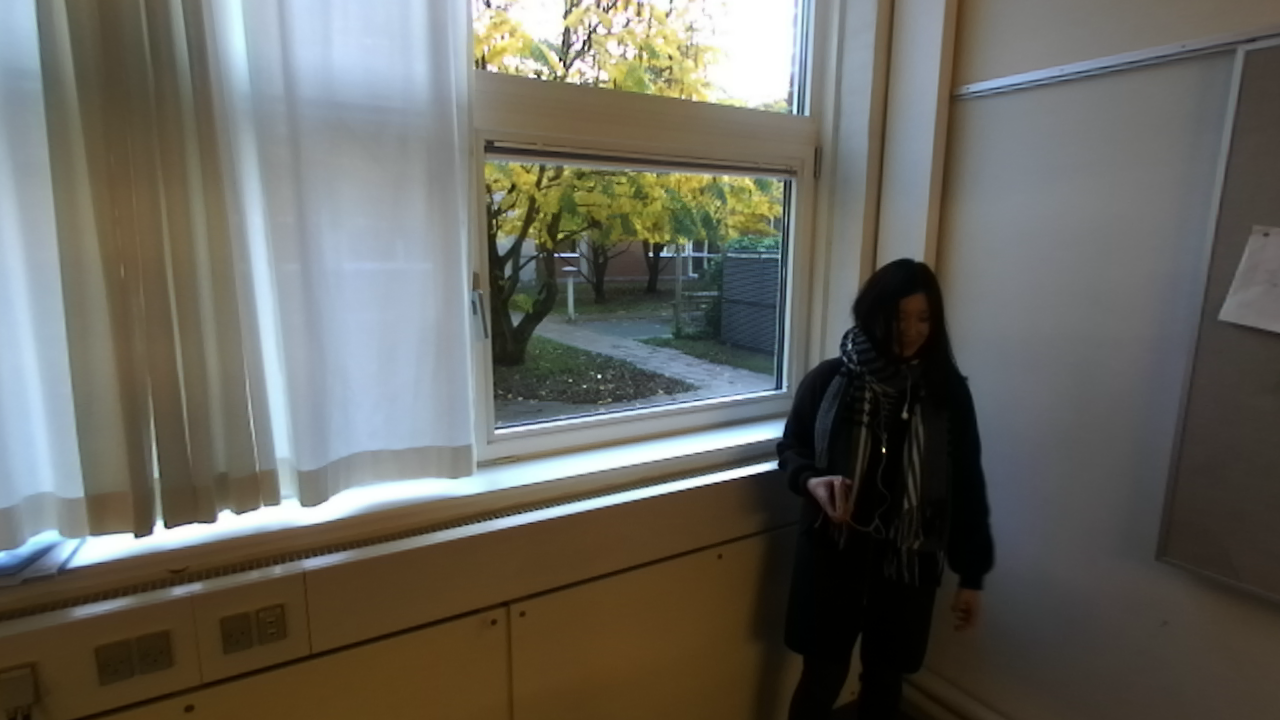
%> input picture cameramatching/zedcam.png, 1280 x 720 px
$ octave transformbbox.m   (GNU Octave 9; MATLAB toolbox functions it lacks are replaced by stand-ins)
%> lines starting %> are read from the running program, lines starting %| are printed output that depends on the picture
close all;
orig  = rgb2gray(imread('zedcam.png'));
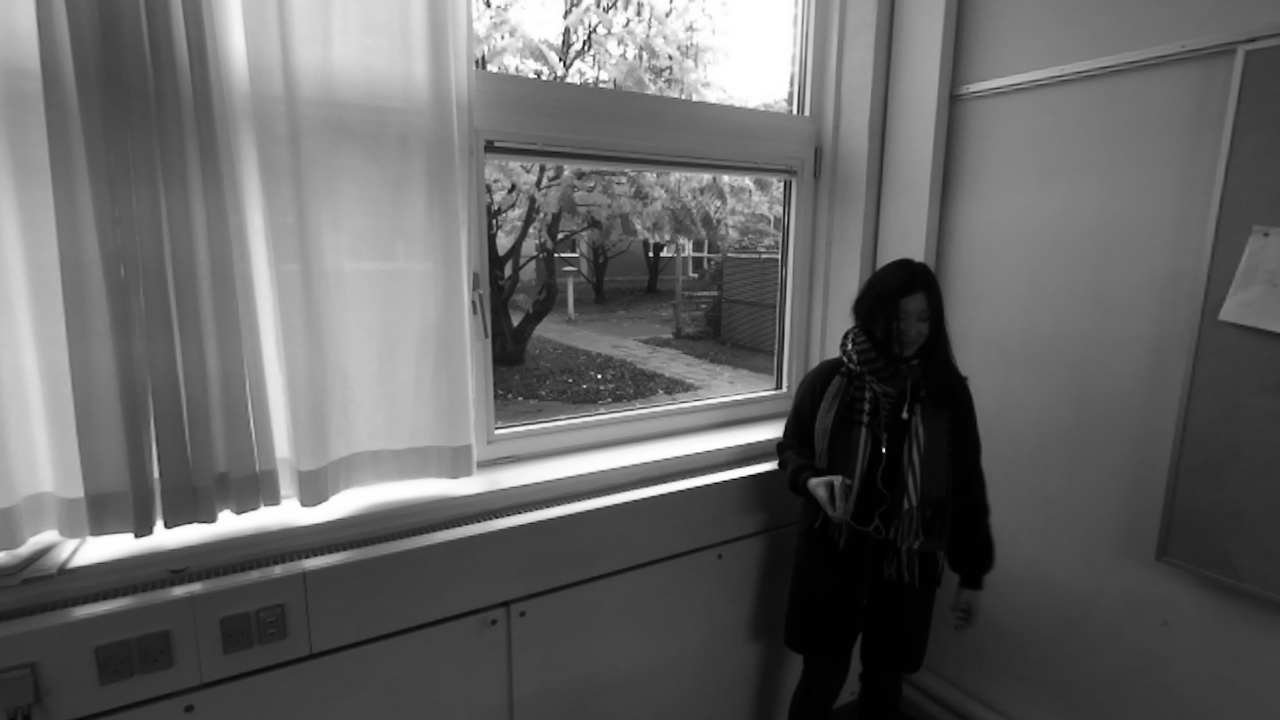
%> orig: size 720x1280 uint8; min 0, max 255, mean 101.3
I = rgb2gray(imread('ircam.png'));
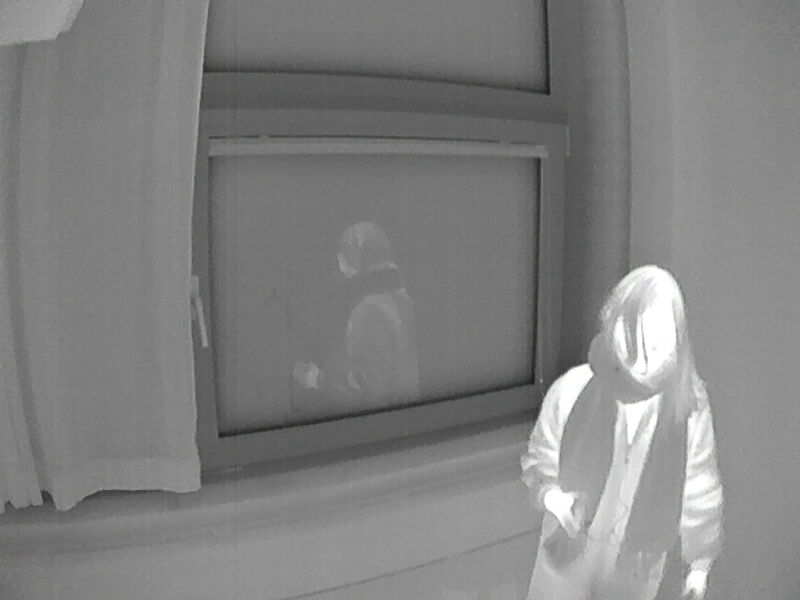
%> input picture cameramatching/ircam.png, 800 x 600 px
%> I: size 600x800 uint8; min 29, max 255, mean 128.4

bboxA = [
            520 265 205 330
            205 140 340 300
        ];

labelsA = ["vivi","window"];

%> (the run ends here)
